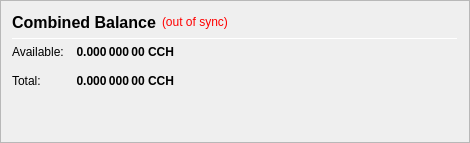
                   <widget class="QFrame" name="frame_CombinedBalances">
                    <property name="minimumSize">
                     <size>
                      <width>470</width>
                      <height>0</height>
                     </size>
                    </property>
                    <property name="frameShape">
                     <enum>QFrame::StyledPanel</enum>
                    </property>
                    <property name="frameShadow">
                     <enum>QFrame::Raised</enum>
                    </property>
                    <layout class="QVBoxLayout" name="verticalLayout_5">
                     <item>
                      <layout class="QHBoxLayout" name="horizontalLayout_5" stretch="0,0,0">
                       <item>
                        <widget class="QLabel" name="label_5z">
                         <property name="minimumSize">
                          <size>
                           <width>0</width>
                           <height>20</height>
                          </size>
                         </property>
                         <property name="font">
                          <font>
                           <pointsize>12</pointsize>
                           <weight>75</weight>
                           <bold>true</bold>
                          </font>
                         </property>
                         <property name="toolTip">
                          <string>Combined Balance (including unconfirmed and immature coins)</string>
                         </property>
                         <property name="text">
                          <string>Combined Balance</string>
                         </property>
                        </widget>
                       </item>
                       <item>
                        <widget class="QLabel" name="labelWalletStatus">
                         <property name="cursor">
                          <cursorShape>WhatsThisCursor</cursorShape>
                         </property>
                         <property name="toolTip">
                          <string>The displayed information may be out of date. Your wallet automatically synchronizes with the Chaincash network after a connection is established, but this process has not completed yet.</string>
                         </property>
                         <property name="styleSheet">
                          <string notr="true">QLabel { color: red; }</string>
                         </property>
                         <property name="text">
                          <string notr="true">(out of sync)</string>
                         </property>
                         <property name="alignment">
                          <set>Qt::AlignLeading|Qt::AlignLeft|Qt::AlignVCenter</set>
                         </property>
                        </widget>
                       </item>
                       <item>
                        <spacer name="horizontalSpacer_1">
                         <property name="orientation">
                          <enum>Qt::Horizontal</enum>
                         </property>
                         <property name="sizeHint" stdset="0">
                          <size>
                           <width>40</width>
                           <height>20</height>
                          </size>
                         </property>
                        </spacer>
                       </item>
                      </layout>
                     </item>
                     <item>
                      <widget class="Line" name="line_CombinedBalance">
                       <property name="minimumSize">
                        <size>
                         <width>0</width>
                         <height>1</height>
                        </size>
                       </property>
                       <property name="maximumSize">
                        <size>
                         <width>16777215</width>
                         <height>1</height>
                        </size>
                       </property>
                       <property name="orientation">
                        <enum>Qt::Horizontal</enum>
                       </property>
                      </widget>
                     </item>
                     <item>
                      <layout class="QGridLayout" name="gridLayout_3">
                       <property name="spacing">
                        <number>12</number>
                       </property>
                       <item row="1" column="0">
                        <widget class="QLabel" name="labelBalanceTextz">
                         <property name="text">
                          <string>Available:</string>
                         </property>
                        </widget>
                       </item>
                       <item row="1" column="1">
                        <widget class="QLabel" name="labelBalancez">
                         <property name="font">
                          <font>
                           <weight>75</weight>
                           <bold>true</bold>
                          </font>
                         </property>
                         <property name="cursor">
                          <cursorShape>IBeamCursor</cursorShape>
                         </property>
                         <property name="toolTip">
                          <string>Your current spendable balance</string>
                         </property>
                         <property name="text">
                          <string notr="true">0.000 000 00 CCH</string>
                         </property>
                         <property name="alignment">
                          <set>Qt::AlignRight|Qt::AlignTrailing|Qt::AlignVCenter</set>
                         </property>
                         <property name="textInteractionFlags">
                          <set>Qt::LinksAccessibleByMouse|Qt::TextSelectableByKeyboard|Qt::TextSelectableByMouse</set>
                         </property>
                        </widget>
                       </item>
                       <item row="2" column="0">
                        <widget class="QLabel" name="labelTotalTextz">
                         <property name="text">
                          <string>Total:</string>
                         </property>
                        </widget>
                       </item>
                       <item row="2" column="1">
                        <widget class="QLabel" name="labelTotalz">
                         <property name="font">
                          <font>
                           <weight>75</weight>
                           <bold>true</bold>
                          </font>
                         </property>
                         <property name="cursor">
                          <cursorShape>IBeamCursor</cursorShape>
                         </property>
                         <property name="toolTip">
                          <string>Total Balance, including all unavailable coins.</string>
                         </property>
                         <property name="text">
                          <string notr="true">0.000 000 00 CCH</string>
                         </property>
                         <property name="alignment">
                          <set>Qt::AlignRight|Qt::AlignTrailing|Qt::AlignVCenter</set>
                         </property>
                         <property name="textInteractionFlags">
                          <set>Qt::LinksAccessibleByMouse|Qt::TextSelectableByKeyboard|Qt::TextSelectableByMouse</set>
                         </property>
                        </widget>
                       </item>
                       <item row="2" column="3">
                        <spacer name="horizontalSpacer_2">
                         <property name="orientation">
                          <enum>Qt::Horizontal</enum>
                         </property>
                         <property name="sizeHint" stdset="0">
                          <size>
                           <width>40</width>
                           <height>20</height>
                          </size>
                         </property>
                        </spacer>
                       </item>
                      </layout>
                     </item>
                     <item>
                      <spacer name="verticalSpacer_1">
                       <property name="orientation">
                        <enum>Qt::Vertical</enum>
                       </property>
                       <property name="sizeHint" stdset="0">
                        <size>
                         <width>20</width>
                         <height>40</height>
                        </size>
                       </property>
                      </spacer>
                     </item>
                    </layout>
                   </widget>
